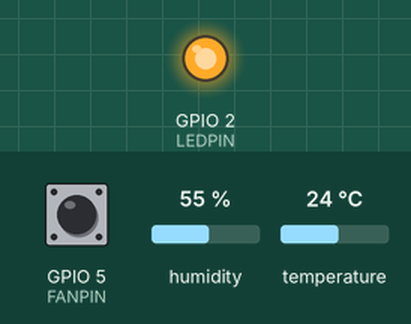
Recording of a sketch running on a simulated ESP32. On the bench: output pins drawn as LEDs (lit = HIGH). The inputs (shaded band) are chosen by the test bench; at power-on: GPIO 5 (FANPIN) HIGH, humidity 55 %, temperature 24 °C. WiFi joins after 1.5 s; servers stay silent unless stated; no MQTT or app messages arrive unless stated; what the sketch prints to the serial monitor is not drawn.

Above: at 1.61 s.
At 16.6 s:
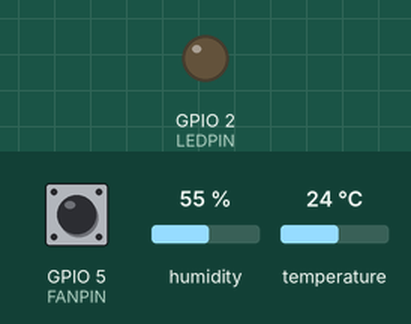
Timing chart, 0 to 40.6 s (numbered marks = the images above):
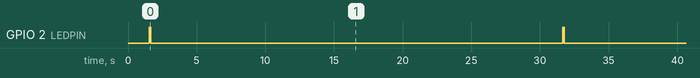

The sketch:

Esp8266.ino
```cpp
/*
 * Projeto destinado à monitorar a temperatura de um ambiente utilizando MQTT
 *
 * O Broker envia uma solicitação ao ESP8266 que devolve a temperatura.
 * O tópico no qual ele vai escrever é o nome do device.
 *
 * Arysson Oliveira & Jailson Gomes
*/

/** Includes & Defines **/
#define ARDUINOJSON_ENABLE_ARDUINO_STRING 1
#include <WiFi.h>
#include <PubSubClient.h>
#include "DHT.h"
#include <ArduinoJson.h>
#define FANPIN 5
#define LEDPIN 2
/* JSON Settings*/
DynamicJsonBuffer JSONbuffer;
JsonObject& JSONencoder = JSONbuffer.createObject();
JsonArray& values = JSONencoder.createNestedArray("values");
char JSONmessageBuffer[100];

/* DHT Setings*/
#define DHTPIN 4
#define DHTTYPE DHT22
DHT dht(DHTPIN, DHTTYPE);

long lastTime;

/* WiFi Settings*/
const char* SSID = "IoT_AP";           // SSID da rede WiFi que deseja se conectar
const char* PASSWORD = "nodemcu1";   // Senha da rede WiFi que deseja se conectar
WiFiClient wifiClient;

/*
//MQTT Server Online
const char* BROKER_MQTT = "m15.cloudmqtt.com"; //URL do broker MQTT que se deseja utilizar
int BROKER_PORT = 11597;                      // Porta do Broker MQTT
const char* user = "petateba";
const char* pass = "PFVknub1lGVQ";
*/

/* MQTT Server Raspberry Settings */
const char* BROKER_MQTT = "192.168.0.200"; //URL do broker MQTT que se deseja utilizar
int BROKER_PORT = 1883;                      // Porta do Broker MQTT
const char* user = "pi";
const char* pass = "pi";

//ID and Topic to publish
#define ID_MQTT  "Device 5"
#define ID_MQTT_INT 5
#define TOPIC_PUBLISH "Temp"        //Informe um Tópico único. Caso sejam usados tópicos em duplicidade, o último irá eliminar o anterior.
#define TOPIC_SUBSCRIBE "Temp Rx"

PubSubClient MQTT(wifiClient);        // Instancia o Cliente MQTT passando o objeto espClient

//Declaração das Funções
void mantemConexoes();  //Garante que as conexoes com WiFi e MQTT Broker se mantenham ativas
void conectaWiFi();     //Faz conexão com WiFi
void conectaMQTT();     //Faz conexão com Broker MQTT
void enviaPacote();     //
void recebePacote(char* topic, byte* payload, unsigned int length);


void setup()
{
  Serial.begin(115200);
  pinMode(2,OUTPUT);
  dht.begin();
  conectaWiFi();
  MQTT.setServer(BROKER_MQTT, BROKER_PORT);
  MQTT.setCallback(recebePacote);
  //JSONbuffer[String("deviceId")] =  ID_MQTT;
  values.add( ID_MQTT_INT );
  values.add( 0 );
  values.add( 0 );
  values.add( 0 );
}

void loop()
{
  mantemConexoes();
  enviaPacote();
  MQTT.loop();
  delay(30000);
}

void mantemConexoes()
{

  if(WiFi.status() == WL_CONNECTED){
      if (!MQTT.connected())
      {
         conectaMQTT();
      }
  }
  else{
    conectaWiFi(); //se não há conexão com o WiFI, a conexão é refeita
    if (!MQTT.connected())
      {
         conectaMQTT();
      }
  }
}

void conectaWiFi() {

  if (WiFi.status() == WL_CONNECTED)
  {
     return;
  }

  Serial.print("Conectando-se na rede: ");
  Serial.print(SSID);
  Serial.println("  Aguarde!");

  WiFi.begin(SSID, PASSWORD); // Conecta na rede WI-FI

  while (WiFi.status() != WL_CONNECTED)
  {
      delay(100);
      Serial.print(".");
  }

  Serial.println();
  Serial.print("Conectado com sucesso, na rede: ");
  Serial.print(SSID);
  Serial.print("  IP obtido: ");
  Serial.println(WiFi.localIP());
}

void conectaMQTT()
{
  while (!MQTT.connected())
  {
      Serial.print("Conectando ao Broker MQTT: ");
      Serial.println(BROKER_MQTT);
      if (MQTT.connect(ID_MQTT))
      {
        MQTT.subscribe(TOPIC_SUBSCRIBE);
        Serial.println("Conectado ao Broker com sucesso!");
      }
      else
      {
          Serial.println("Nao foi possivel se conectar ao broker.");
          Serial.println("Nova tentatica de conexao em 5s");
          delay(5000);
      }
  }
}

void recebePacote(char* topic, byte* payload, unsigned int length)
{
  String msg;
  for(int i=0;i<length;i++)
  {
    char c = (char)payload[i];
    msg += c;
  }

 Serial.print("Mensagem recebida: ");
 Serial.println(msg);
 Serial.print("Topic:  ");
 Serial.println(topic);
  if(msg == "1")
  {
    enviaPacote();
  }

}

void enviaPacote()
{

  //if( (millis() - lastTime) > 3000)
  //{

    values.set(1, dht.readTemperature(),2 );
    values.set(2, dht.readHumidity(),2 );
    values.set(3, !digitalRead(FANPIN));
    digitalWrite(LEDPIN,HIGH);
    delay(100);
    Serial.println(JSONmessageBuffer);

    JSONencoder.printTo(JSONmessageBuffer, sizeof(JSONmessageBuffer));
    MQTT.publish(TOPIC_PUBLISH,JSONmessageBuffer);
    digitalWrite(LEDPIN,LOW);
    //lastTime = millis();
  //}

}
```

Measured:
- by itself, GPIO 2 (LEDPIN): alternates HIGH for 0.10 s and LOW for 30.0 s
